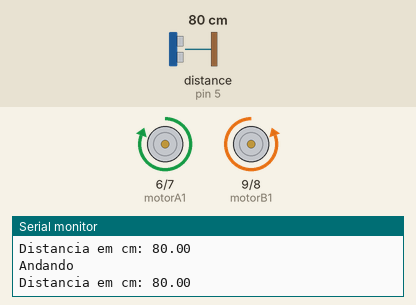
The sketch below on a simulated Arduino Uno, built with avr-gcc and run on an emulated ATmega328P. Parts: motor-driver pin pairs drawn as motors (green arrow = first pin HIGH = forward, orange = second pin HIGH = backward, longer = more drive), the last lines printed to the serial monitor. The inputs (shaded band) are chosen by the test bench; at power-on: distance to the obstacle (sensor on pin 5) 80 cm. The echo pulse lasts 58.3 µs per cm.

Above: at 1.2 s.
1.3 s: distance to the obstacle (sensor on pin 5) set to 27 cm
4.3 s: distance to the obstacle (sensor on pin 5) set to 21 cm
At 4.7 s:
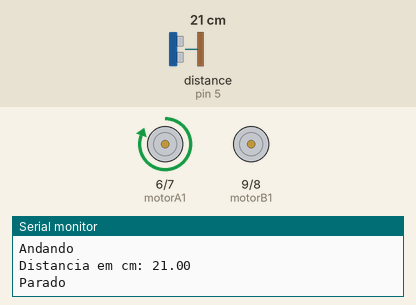
7.3 s: distance to the obstacle (sensor on pin 5) set to 35 cm
At 7.9 s:
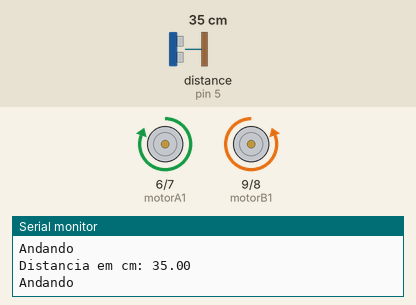
8.8 s: distance to the obstacle (sensor on pin 5) set to 2 cm
At 9.1 s:
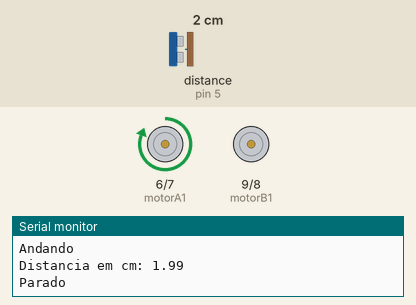
Timing chart, 0 to 11.8 s (numbered marks = the images above; inputs shaded):
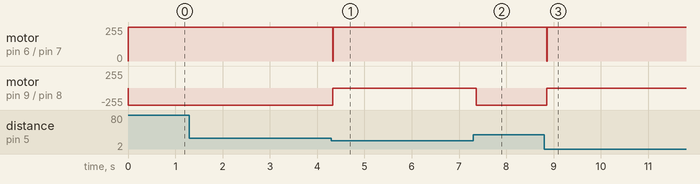

The sketch:

Carrinho2.ino
```cpp
#include <Ultrasonic.h>

//Define os pinos para o trigger e echo
#define pino_trigger 4
#define pino_echo 5

//Inicializa o sensor nos pinos definidos acima
Ultrasonic ultrasonic(pino_trigger, pino_echo);


int motorA1 =6;
int motorA2 =7;
int motorB1 =9;
int motorB2 =8;
boolean parado=false;
boolean esq=false;
boolean dir=false;

void setup (){
 pinMode(motorA1,OUTPUT);
 pinMode(motorA2,OUTPUT);
 pinMode(motorB1,OUTPUT);
 pinMode(motorB2,OUTPUT);
  Serial.begin(9600);
  Serial.println("Lendo dados do sensor...");
}
void loop(){

//Codigo Sensor

//Le as informacoes do sensor, em cm e pol
  float cmMsec;
  long microsec = ultrasonic.timing();
  cmMsec = ultrasonic.convert(microsec, Ultrasonic::CM);
  Serial.print("Distancia em cm: ");
  Serial.println(cmMsec);

  //parar os motores com uma distancia de 20cm

  if (cmMsec<25){
    dir=false;
    esq=false;
   digitalWrite(motorA1,HIGH);
   digitalWrite(motorA2,HIGH);
   digitalWrite(motorB1,HIGH);
   digitalWrite(motorB2,HIGH);
  Serial.println("Parado ");
  parado=true;
  esq=true;
  }
else{
  parado=false;
   //Tras/Frente
  Serial.println("Andando ");
  digitalWrite(motorA1,HIGH);
  digitalWrite(motorA2,LOW);
  digitalWrite(motorB1,LOW);
  digitalWrite(motorB2,HIGH);


  }
if (parado==true && esq==true){
   digitalWrite(motorA1,HIGH);
   digitalWrite(motorA2,LOW);
   digitalWrite(motorB1,LOW);
   digitalWrite(motorB2,LOW);
   delay(500);
   parado=false;
   esq=true;
  if (esq==true) {
      if(cmMsec>=25){
         dir=false;
         parado=false;
         digitalWrite(motorA1,HIGH);
         digitalWrite(motorA2,LOW);
         digitalWrite(motorB1,LOW);
         digitalWrite(motorB2,LOW);
         esq=false;
    }
       else{
         parado=true;
         dir=true;
         esq=false;
         digitalWrite(motorA1,HIGH);
         digitalWrite(motorA2,HIGH);
         digitalWrite(motorB1,HIGH);
         digitalWrite(motorB2,HIGH);
         Serial.println("Parado ");
     }
  }

if ((parado==true) && (dir ==true)){
   digitalWrite(motorA1,LOW);
   digitalWrite(motorA2,LOW);
   digitalWrite(motorB1,LOW);
   digitalWrite(motorB2,HIGH);
   parado=false;
   dir=true;

    if (dir==true) {
      if(cmMsec>=25){
       parado=false;
       digitalWrite(motorA1,LOW);
       digitalWrite(motorA2,LOW);
       digitalWrite(motorB1,LOW);
       digitalWrite(motorB2,HIGH);
       delay(500);
       dir=false;
    }
     else{


       digitalWrite(motorA1,HIGH);
       digitalWrite(motorA2,HIGH);
       digitalWrite(motorB1,HIGH);
       digitalWrite(motorB2,HIGH);
       Serial.println("Parado ");
       parado=true;
     }
  }
  }
}


  //else{
  //if (esq==false && cmMsec<25){
  // parado=false;
  // digitalWrite(motorA1,LOW);
   //digitalWrite(motorA2,LOW);
   //digitalWrite(motorB1,LOW);
   //digitalWrite(motorB2,HIGH);
  //}


//A1 e B2 Controla o Carrinho Para Frente


  //Para Frente
 //digitalWrite(motorA1,LOW);
 //digitalWrite(motorA2,HIGH);
 //digitalWrite(motorB1,HIGH);
 //digitalWrite(motorB2,LOW);


}
```

Measured:
- the behaviour switches between 25 and 24 cm on distance to the obstacle (sensor on pin 5) (found by bisection; images 0 and 1)
- after the input at 4.3 s, motor on pin 6 (motorA1) / pin 7 (motorA2): forward 255/255 → stopped at once, → forward 255/255 0.01 s later; motor on pin 9 (motorB1) / pin 8 (motorB2): backward 255/255 → stopped at once
- after the input at 7.3 s, motor on pin 9 (motorB1) / pin 8 (motorB2): stopped → backward 255/255 after 0.06 s
- after the input at 8.8 s, motor on pin 6 (motorA1) / pin 7 (motorA2): forward 255/255 → stopped after 0.05 s, → forward 255/255 0.01 s later; motor on pin 9 (motorB1) / pin 8 (motorB2): backward 255/255 → stopped after 0.05 s
